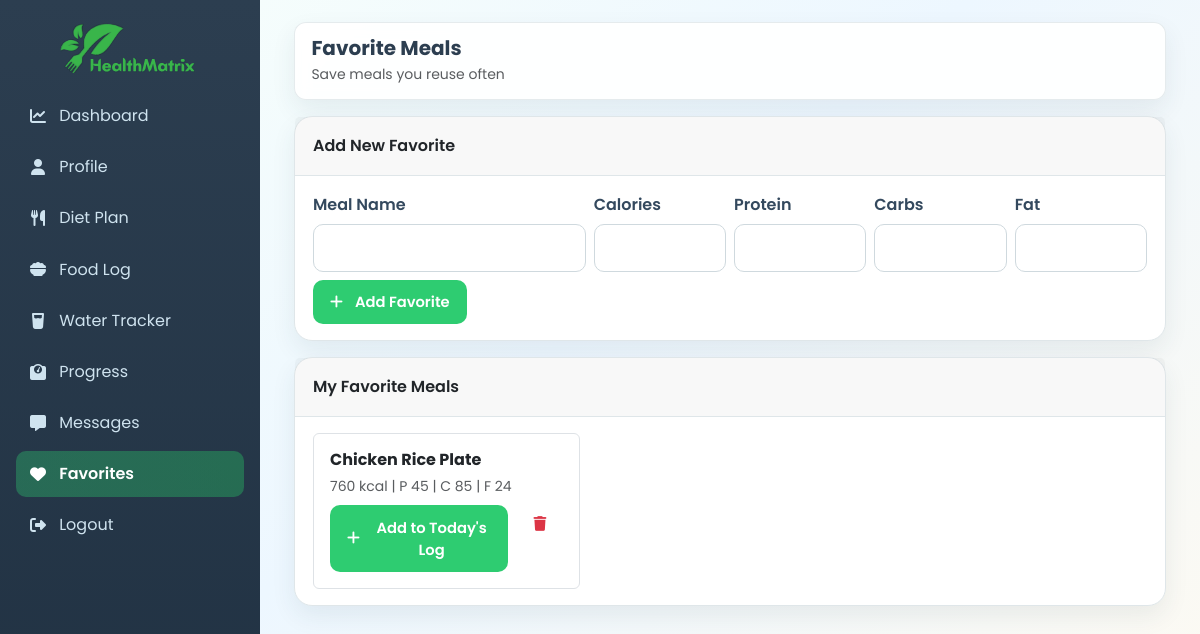
The app's page /user/favorites.php (signed in) with its own data.
### tables this page shows
CREATE TABLE `user_favorite_meals` (
  `id` bigint(20) UNSIGNED NOT NULL,
  `user_id` bigint(20) UNSIGNED NOT NULL,
  `meal_name` varchar(160) NOT NULL,
  `calories` smallint(5) UNSIGNED NOT NULL,
  `protein` decimal(6,2) DEFAULT 0.00,
  `carbs` decimal(6,2) DEFAULT 0.00,
  `fat` decimal(6,2) DEFAULT 0.00,
  `created_at` timestamp NOT NULL DEFAULT current_timestamp()
);

### user/favorites.php (the view, shortened to what this page needs)
<?php
$pdo = Database::getInstance()->getConnection();
$userId = (int) ($_SESSION['user_id'] ?? 0);
$stmt = $pdo->prepare(
    'SELECT id, meal_name, calories, protein, carbs, fat, created_at
     FROM user_favorite_meals
     WHERE user_id = :u
     ORDER BY created_at DESC'
);
$stmt->execute([':u' => $userId]);
$favorites = $stmt->fetchAll();
function e(string $v): string
{
    return htmlspecialchars($v, ENT_QUOTES, 'UTF-8');
}
?>
<!doctype html>
<html lang="en">
<head>
    <link href="https://cdn.jsdelivr.net/npm/bootstrap@5.3.3/dist/css/bootstrap.min.css" rel="stylesheet">
    <link href="https://cdnjs.cloudflare.com/ajax/libs/font-awesome/6.5.2/css/all.min.css" rel="stylesheet">
    <link rel="stylesheet" href="<?= SITE_URL ?>/assets/css/style.css">
    <link rel="stylesheet" href="<?= SITE_URL ?>/assets/css/dashboard.css">
</head>
<body>
<div class="app-layout">
    <aside class="sidebar">
        <div class="sidebar-brand"><img src="<?= SITE_URL ?>/assets/images/HealthMatrix.svg" alt="HealthMatrix Logo" class="brand-logo"></div>
        <ul class="sidebar-menu">
            <li><a href="<?= SITE_URL ?>/user/dashboard.php"><i class="fa-solid fa-chart-line"></i>Dashboard</a></li>
            <li><a href="<?= SITE_URL ?>/user/profile.php"><i class="fa-solid fa-user"></i>Profile</a></li>
            <li><a href="<?= SITE_URL ?>/user/diet_plan.php"><i class="fa-solid fa-utensils"></i>Diet Plan</a></li>
            <li><a href="<?= SITE_URL ?>/user/food_log.php"><i class="fa-solid fa-bowl-food"></i>Food Log</a></li>
            <li><a href="<?= SITE_URL ?>/user/water_tracker.php"><i class="fa-solid fa-glass-water"></i>Water Tracker</a></li>
            <li><a href="<?= SITE_URL ?>/user/progress.php"><i class="fa-solid fa-weight-scale"></i>Progress</a></li>
            <li><a href="<?= SITE_URL ?>/user/messages.php"><i class="fa-solid fa-message"></i>Messages</a></li>
            <li class="active"><a href="<?= SITE_URL ?>/user/favorites.php"><i class="fa-solid fa-heart"></i>Favorites</a></li>
            <li><a href="<?= SITE_URL ?>/auth/logout.php"><i class="fa-solid fa-right-from-bracket"></i>Logout</a></li>
        </ul>
    </aside>
    <main class="main-content">
        <div class="container-fluid">
            <nav class="navbar">
                <div>
                    <h5 class="mb-0">Favorite Meals</h5>
                    <small class="text-muted">Save meals you reuse often</small>
                </div>
            </nav>
            <div class="card mb-3">
                <div class="card-header">Add New Favorite</div>
                <div class="card-body">
                    <form method="post" class="row g-2">
                        <div class="col-md-4">
                            <label class="form-label">Meal Name</label>
                            <input class="form-control" name="meal_name" required>
                        </div>
                        <div class="col-md-2">
                            <label class="form-label">Calories</label>
                            <input type="number" min="1" class="form-control" name="calories" required>
                        </div>
                        <div class="col-md-2">
                            <label class="form-label">Protein</label>
                            <input type="number" step="0.1" class="form-control" name="protein">
                        </div>
                        <div class="col-md-2">
                            <label class="form-label">Carbs</label>
                            <input type="number" step="0.1" class="form-control" name="carbs">
                        </div>
                        <div class="col-md-2">
                            <label class="form-label">Fat</label>
                            <input type="number" step="0.1" class="form-control" name="fat">
                        </div>
                        <div class="col-12">
                            <button class="btn btn-primary"><i class="fa-solid fa-plus me-1"></i>Add Favorite</button>
                        </div>
                    </form>
                </div>
            </div>
            <div class="card">
                <div class="card-header">My Favorite Meals</div>
                <div class="card-body">
                    <div class="row g-3">
                        <?php foreach ($favorites as $f): ?>
                            <?php
                            $redirect = SITE_URL . '/user/food_log.php?' . http_build_query([
                                'prefill_name' => $f['meal_name'],
                                'prefill_meal_type' => 'snack',
                                'prefill_quantity' => 1,
                                'prefill_unit' => 'piece',
                                'prefill_calories' => $f['calories'],
                                'prefill_protein' => $f['protein'],
                                'prefill_carbs' => $f['carbs'],
                                'prefill_fat' => $f['fat'],
                                'date' => date('Y-m-d'),
                            ]);
                            ?>
                            <div class="col-md-6 col-lg-4">
                                <div class="border rounded p-3 h-100">
                                    <h6 class="mb-1"><?= e((string) $f['meal_name']) ?></h6>
                                    <small class="text-muted d-block mb-2"><?= (int) $f['calories'] ?> kcal | P <?= (float) $f['protein'] ?> | C <?= (float) $f['carbs'] ?> | F <?= (float) $f['fat'] ?></small>
                                    <div class="d-flex gap-2">
                                        <a class="btn btn-success btn-sm" href="<?= e($redirect) ?>"><i class="fa-solid fa-plus me-1"></i>Add to Today's Log</a>
                                        <form method="post" onsubmit="return confirm('Delete this favorite?');">
                                            <button class="btn btn-outline-danger btn-sm"><i class="fa-solid fa-trash"></i></button>
                                        </form>
                                    </div>
                                </div>
                            </div>
                        <?php endforeach; ?>
                    </div>
                </div>
            </div>
        </div>
    </main>
</div>
</body>
</html>

### assets/css/style.css (style rules this page uses)
:root { --primary: #2ECC71; --secondary: #27AE60; --accent: #F39C12; --dark: #2C3E50; --light: #ECF0F1; --danger: #E74C3C; --info: #3498DB; --success: #2ECC71; --warning: #F39C12; --surface: #FFFFFF; --muted: #7f8c8d; --border: #dfe6e9; --shadow: 0 10px 25px rgba(44, 62, 80, 0.08); --radius-sm: 8px; --radius-md: 12px; --radius-lg: 18px; --sidebar-width: 260px; --navbar-height: 72px; --transition: 0.25s ease; }
*, *::before, *::after { box-sizing: border-box; }
html { font-size: 16px; scroll-behavior: smooth; }
body { margin: 0; font-family: 'Poppins', sans-serif; color: var(--dark); background: linear-gradient(140deg, #f8fffb 0%, #edf7ff 45%, #fefaf1 100%); line-height: 1.6; overflow-x: hidden; }
img { max-width: 100%; display: block; }
a { color: var(--secondary); text-decoration: none; transition: color var(--transition); }
h1, h2, h3, h4, h5, h6 { margin: 0 0 0.75rem; font-weight: 700; line-height: 1.3; }
* { scrollbar-width: thin; scrollbar-color: var(--primary) #eaf3ee; }
.app-layout { min-height: 100vh; }
.sidebar { position: fixed; inset: 0 auto 0 0; width: var(--sidebar-width); background: linear-gradient(180deg, var(--dark) 0%, #203142 100%); color: #fff; padding: 1.25rem 1rem; z-index: 1000; transition: transform var(--transition), width var(--transition); overflow-y: auto; }
.main-content { margin-left: 0; min-height: 100vh; padding: 1rem; transition: margin-left var(--transition); }
.navbar { min-height: var(--navbar-height); background: rgba(255, 255, 255, 0.92); backdrop-filter: blur(8px); border: 1px solid rgba(223, 230, 233, 0.8); border-radius: var(--radius-md); padding: 0.75rem 1rem; display: flex; align-items: center; gap: 0.75rem; box-shadow: var(--shadow); margin-bottom: 1rem; }
.card { background: var(--surface); border: 1px solid var(--border); border-radius: var(--radius-lg); box-shadow: var(--shadow); margin-bottom: 1rem; animation: fadeIn 0.4s ease; }
.card-header, .card-body, .card-footer { padding: 1rem 1.1rem; }
.card-header { border-bottom: 1px solid var(--border); font-weight: 600; }
.btn { display: inline-flex; align-items: center; justify-content: center; gap: 0.5rem; border: 1px solid transparent; border-radius: 10px; padding: 0.65rem 1rem; font-size: 0.92rem; font-weight: 600; cursor: pointer; transition: all var(--transition); }
.btn-primary { background: var(--primary); color: #fff; }
.btn-success { background: var(--success); color: #fff; }
.form-label { display: inline-block; margin-bottom: 0.45rem; font-weight: 600; color: #34495e; }
.form-control { width: 100%; border: 1px solid #cfd9de; border-radius: 10px; padding: 0.7rem 0.85rem; font-family: inherit; font-size: 0.95rem; transition: border-color var(--transition), box-shadow var(--transition); background: #fff; }
.sidebar-brand { margin-bottom: 1rem; display: flex; align-items: center; justify-content: center; min-height: 44px; }
.sidebar-brand .brand-logo { width: 170px; max-width: 100%; height: auto; display: block; }
.sidebar-menu { list-style: none; padding: 0; margin: 0; }
.sidebar-menu li + li { margin-top: 0.3rem; }
.sidebar-menu a { display: flex; align-items: center; gap: 0.7rem; color: #cfe3ef; border-radius: 10px; padding: 0.65rem 0.75rem; transition: background var(--transition), color var(--transition), transform var(--transition); }
.sidebar-menu a i { font-size: 1rem; width: 20px; text-align: center; }
.sidebar-menu .active > a, .sidebar-menu a.active { background: linear-gradient(90deg, rgba(46, 204, 113, 0.35), rgba(39, 174, 96, 0.45)); color: #fff; font-weight: 600; }
.d-flex { display: flex; }
.mb-1 { margin-bottom: 1rem; }
@media (min-width: 576px) { .main-content { padding: 1.2rem; } }
@media (min-width: 992px) { .main-content { margin-left: var(--sidebar-width); padding: 1.4rem; } }

### records on screen
user_favorite_meals: meal_name "Chicken Rice Plate", calories "760", protein "45", carbs "85", fat "24"
